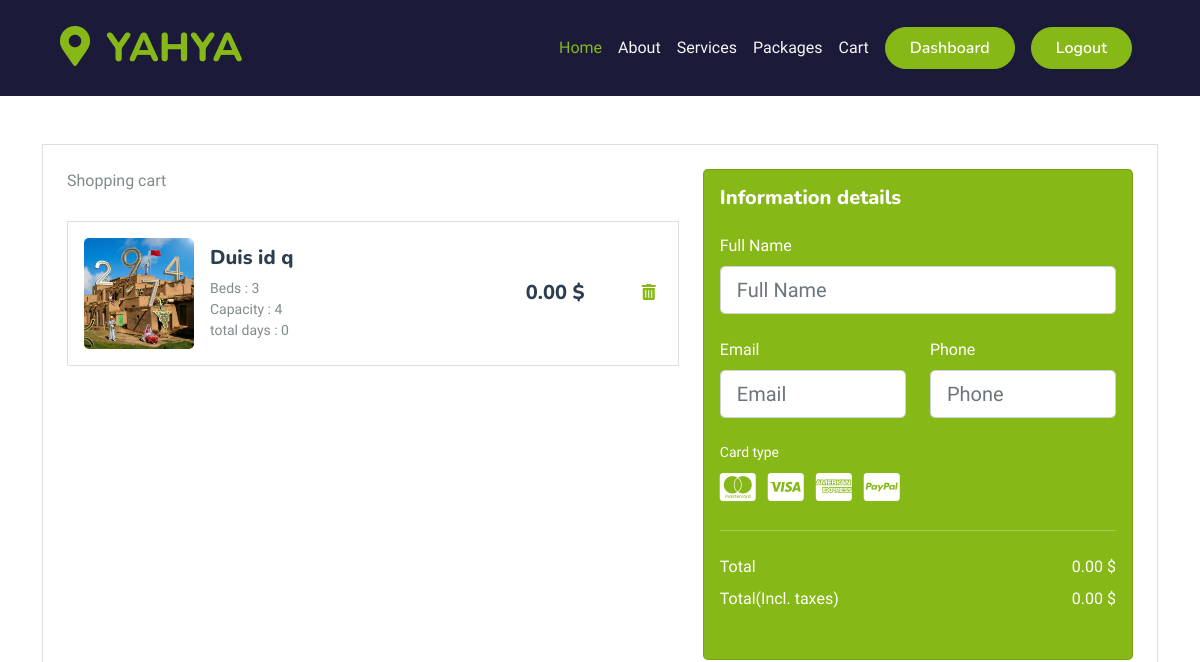
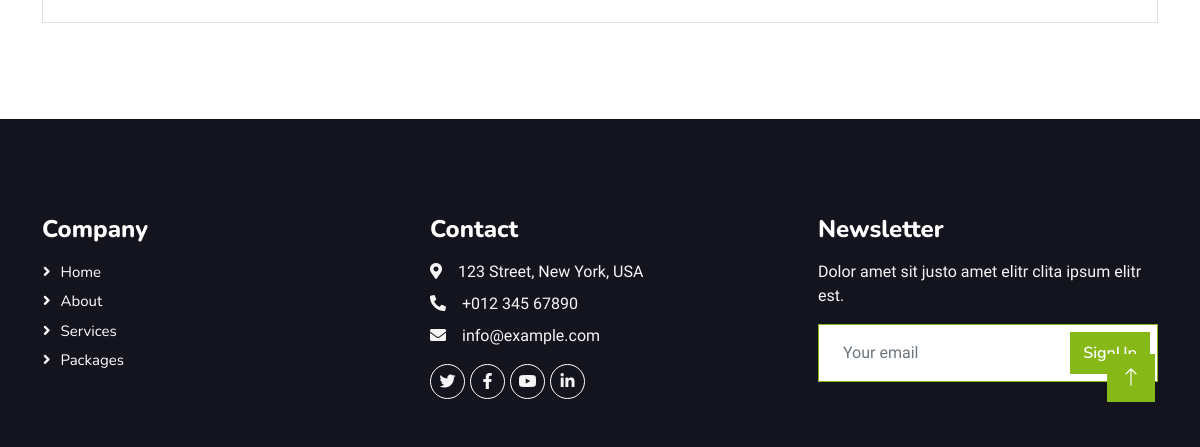
The app's page /checkout/ (signed in), older data (2 pictures, top to bottom).
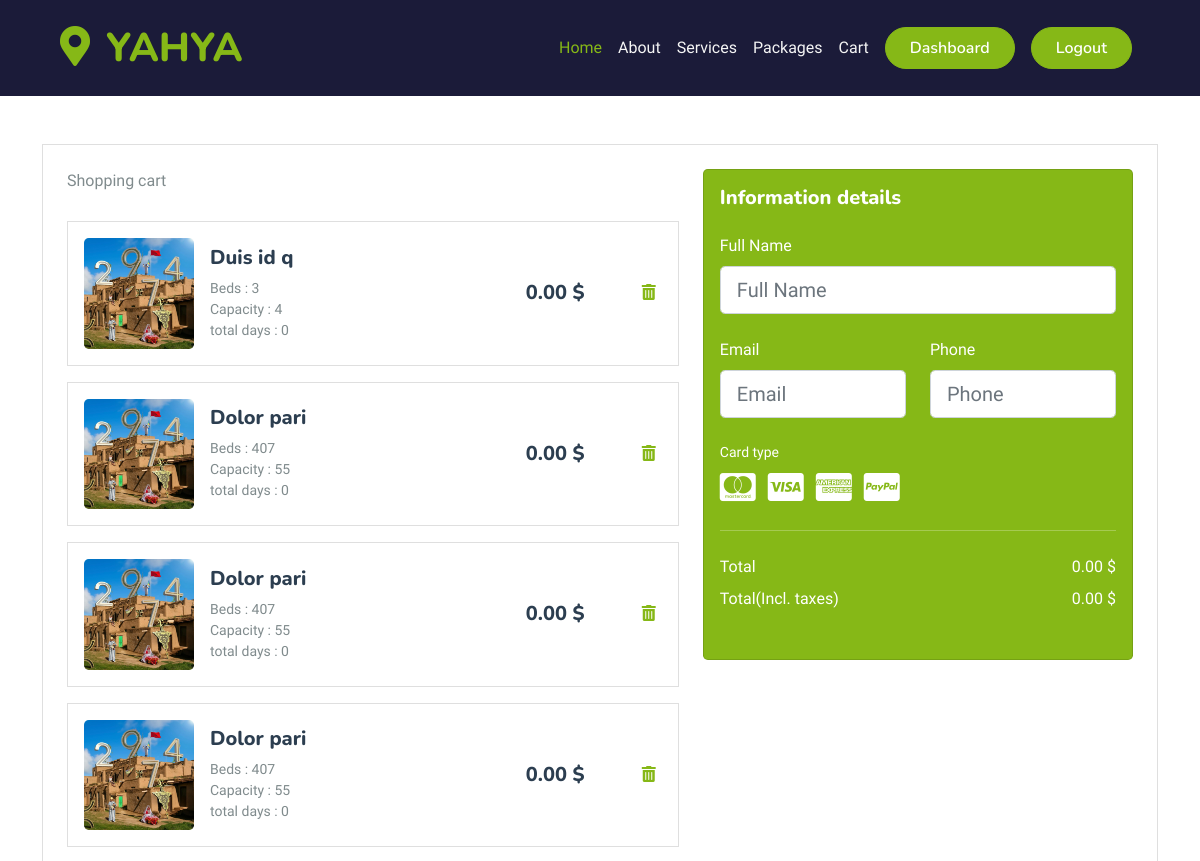
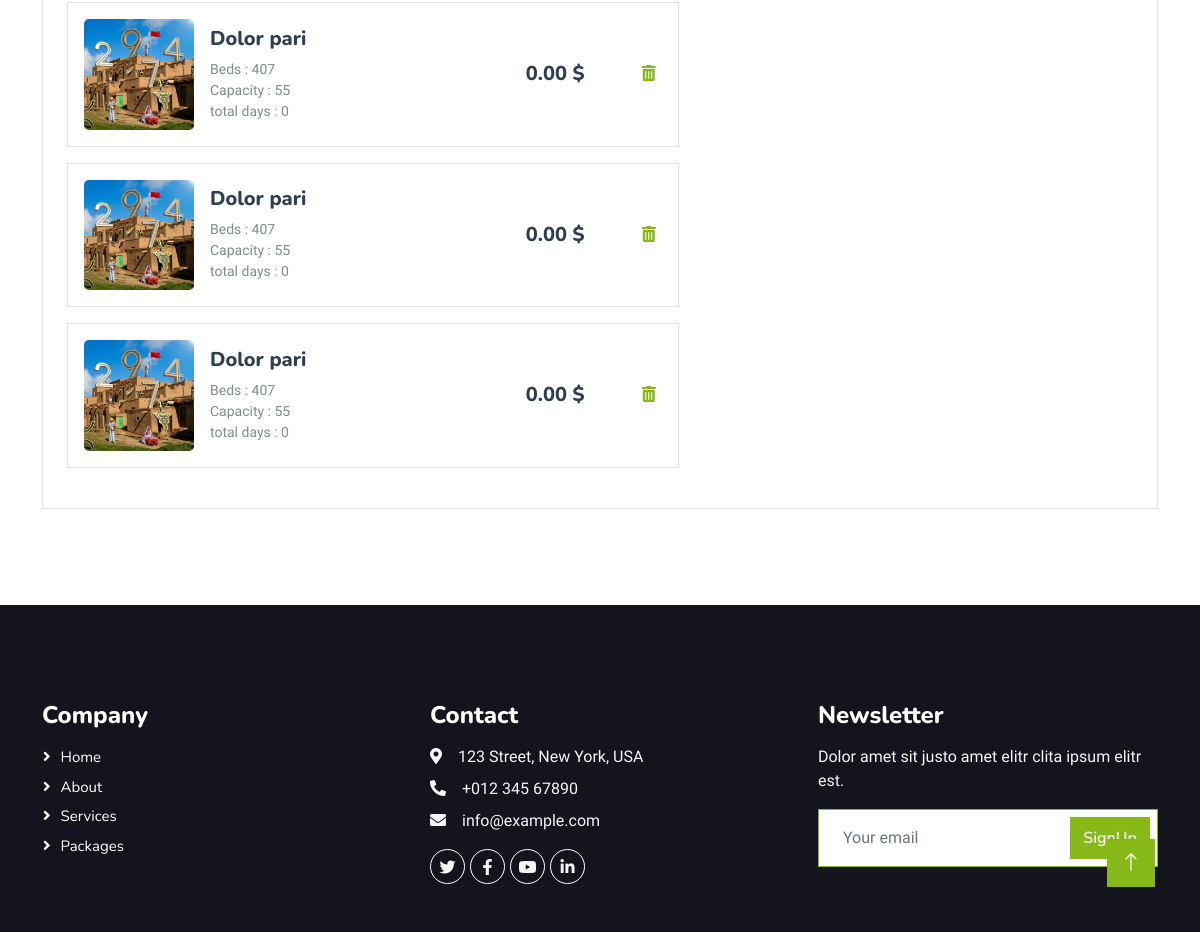
The same page, newer data (2 pictures, top to bottom).
### hotel/models.py (models this page shows, shortened)
class Booking(models.Model):
    user = models.ForeignKey(User, on_delete=models.SET_NULL, null=True, blank=True)
    payment_status = models.CharField(max_length=100, choices=PAYMENT_STATUS ,default='pending')
    full_name = models.CharField(max_length=200,null=True, blank=True)
    email = models. EmailField(max_length=200,null=True, blank=True)
    phone = models.CharField(max_length=200,null=True, blank=True)
    hotel = models.ForeignKey(Hotel, on_delete=models.SET_NULL, null=True, blank=True)
    room_type = models.ForeignKey(RoomType, on_delete=models.SET_NULL, null=True, blank=True)
    room = models.ManyToManyField(Room)
    before_discount = models.DecimalField(max_digits=12, decimal_places=2, default=0.00)
    total = models.DecimalField(max_digits=12, decimal_places=2, default=0.00)
    saved = models.DecimalField(max_digits=12, decimal_places=2, default=0.00)
    check_in_date = models.DateField()
    check_out_date = models.DateField()
    total_days = models.PositiveIntegerField(default=0)
    num_adults = models.PositiveIntegerField(default=0)
    num_children = models.PositiveIntegerField(default=1)
    checked_in = models.BooleanField(default=False)
    checked_out = models.BooleanField(default=False)
    is_active = models.BooleanField(default=False)
    checked_in_tracker = models.BooleanField(default=False)
    checked_out_tracker = models.BooleanField(default=False)
    date = models.DateTimeField (auto_now_add=True)
    stripe_payment_intent = models.CharField(max_length=1000, null=True, blank=True)
    success_id = ShortUUIDField(unique=True, length=10, max_length=20, alphabet="abcdefghijklmnopqrstuvwxyz", null=True, blank=True)
    booking_id = ShortUUIDField(unique=True, length=10, max_length=20, alphabet="abcdefghijklmnopqrstuvwxyz")

class Hotel(models.Model):
    user = models.ForeignKey(User, on_delete=models.SET_NULL, null=True)
    name = models.CharField(max_length=100, null=True)
    description= CKEditor5Field(null=True, blank=True , config_name="extends")
    image = models.FileField(upload_to="hotel_galley")
    address = models.CharField(max_length=200)
    mobile = models.CharField(max_length=200)
    email = models. EmailField(max_length=100)
    status = models.CharField(max_length=20, choices=HOTEL_STATUS, default="Live")
    tags = models.CharField(max_length=200, help_text="Seperate tags with comma")
    views = models.IntegerField(default=0)
    featured = models.BooleanField(default=False)
    hid = ShortUUIDField(unique=True, length=10, max_length=20, alphabet="abcdefghijklmnopqrstuvwxyz")
    slug= models.SlugField (unique=True)
    date = models.DateTimeField(auto_now_add=True)

class RoomType(models.Model):
    hotel = models.ForeignKey(Hotel, on_delete=models.CASCADE)
    type = models.CharField(max_length=10)
    price = models.DecimalField(max_digits=12, decimal_places=2, default=0.00)
    number_of_beds = models.PositiveIntegerField(default=0)
    room_capacity = models.PositiveIntegerField(default=0)
    rtid = ShortUUIDField(unique=True, length=10, max_length=20, alphabet="abcdefghijklmnopqrstuvwxyz")
    slug= models.SlugField(unique=True)
    date= models.DateTimeField(auto_now_add=True)
    class Meta:
        verbose_name_plural = "Room Types"

### hotel/views.py (the view, shortened to what this page needs)
# urls.py: path("checkout/", views.checkout, name="checkout"),
def checkout(request):
    if request.user.is_authenticated:
        try:
            user = request.user
            booking = Booking.objects.filter(user=user,payment_status='pending')
            TOTAL = 0
            for x in booking:
                TOTAL += x.total
            context = {
                "booking": booking,
                "TOTAL": TOTAL,
            }
            return render(request, "hotel/checkout.html", context)
        except Booking.DoesNotExist:
            return render(request, "hotel/checkout.html")  # Or show a custom message/page
    next = request.POST.get('next', '/user/sign-in/')
    return HttpResponseRedirect(next)

### templates/hotel/checkout.html (shortened to what this page needs)
{% extends "base/base.html" %}
{% load static %}
{% block content %}
<section class="h-100 h-custom">
  <div class="container py-5 h-100">
    <div class="row d-flex justify-content-center align-items-center h-100">
      <div class="col">
        <div class="card">
          <div class="card-body p-4">
            <div class="row">
              <div class="col-lg-7">
                <div
                  class="d-flex justify-content-between align-items-center mb-4">
                  <div>
                    <p class="mb-1">Shopping cart</p>
                  </div>
                </div>
                {% for bkRoom in booking %}
                <div class="card mb-3">
                  <div class="card-body">
                    <div class="d-flex justify-content-between">
                      <div class="d-flex flex-row align-items-center">
                        <div>
                          <img
                            src="{{bkRoom.hotel.image.url}}"
                            class="img-fluid rounded-3" alt="Shopping item"
                            style="width: 110px;">
                        </div>
                        <div class="ms-3">
                          <h5>{{ bkRoom.room_type.type }}</h5>
                          <p class="small mb-0">Beds :
                            {{bkRoom.room_type.number_of_beds}}</p>
                          <p class="small mb-0">Capacity :
                            {{bkRoom.room_type.room_capacity}}</p>
                          <p class="small mb-0">total days :
                            {{bkRoom.total_days}}</p>
                        </div>
                      </div>
                      <div class="d-flex flex-row align-items-center">
                        <div style="width: 110px;">
                          <h5 class="mb-0">{{bkRoom.total}} $</h5>
                        </div>
                        <form method="POST"
                          action="{% url 'hotel:deleteFromcheckout' bkRoom.id %}">
                          <button style="background: transparent; border: none;" type="submit"><i
                              class="fas fa-trash-alt" style="color: #86B817;"></i></button>
                        </form>
                      </div>
                    </div>
                  </div>
                </div>
                {% endfor %}
              </div>
              <div class="col-lg-5">
                <div class="card bg-primary text-white rounded-3">
                  <div class="card-body">
                    <div
                      class="d-flex justify-content-between align-items-center mb-4">
                      <h5 class="mb-0 text-white">Information details</h5>
                    </div>
                    <form class="mt-4" method="get">
                      <div data-mdb-input-init
                        class="form-outline form-white mb-4">
                        <label class="form-label" for="typeName">Full Name</label>
                        <input type="text" id="fullname" name="fullname"
                          class="form-control form-control-lg"
                          placeholder="Full Name" maxlength="200" />
                      </div>
                      <div class="row mb-4">
                        <div class="col-md-6">
                          <div data-mdb-input-init
                            class="form-outline form-white">
                            <label class="form-label" for="typeExp">Email</label>
                            <input type="email" id="email" name="email"
                              class="form-control form-control-lg"
                              placeholder="Email" id="exp"
                              minlength="5" maxlength="200" />
                          </div>
                        </div>
                        <div class="col-md-6">
                          <div data-mdb-input-init
                            class="form-outline form-white">
                            <label class="form-label" for="typeText">Phone</label>
                            <input type="text" id="phone" name="phone"
                              class="form-control form-control-lg"
                              placeholder="Phone"
                              maxlength="200" />
                          </div>
                        </div>
                      </div>
                      <div>
                        <p class="small mb-2">Card type</p>
                        <a href="#!" type="submit" class="text-white"><i
                            class="fab fa-cc-mastercard fa-2x me-2"></i></a>
                        <a href="#!" type="submit" class="text-white"><i
                            class="fab fa-cc-visa fa-2x me-2"></i></a>
                        <a href="#!" type="submit" class="text-white"><i
                            class="fab fa-cc-amex fa-2x me-2"></i></a>
                        <a href="#!" type="submit" class="text-white"><i
                            class="fab fa-cc-paypal fa-2x"></i></a>
                      </div>
                      <hr class="my-4">
                      <div class="d-flex justify-content-between">
                        <p class="mb-2">Total</p>
                        <p class="mb-2">{{TOTAL}} $</p>
                      </div>
                      <div class="d-flex justify-content-between mb-4">
                        <p class="mb-2">Total(Incl. taxes)</p>
                        <p class="mb-2">{{TOTAL}} $</p>
                      </div>
                      </form>
                    </div>
                  </div>
                </div>
              </div>
            </div>
          </div>
        </div>
      </div>
    </div>
</section>
{% endblock %}

### templates/base/base.html (shortened to what this page needs)
{% load static %}
<!DOCTYPE html>
<html lang="en">
    {% include "./header.html" %}
    <body >
        {% include "./navbar.html" %}
        {% block content %}
        {% endblock %}
        {% include "./footer.html" %}
        <a href="#" class="btn btn-lg btn-primary btn-lg-square back-to-top"><i
                class="bi bi-arrow-up"></i></a>
    </body>
</html>

### templates/base/header.html (shortened to what this page needs)
{% load static %}
<head>
    <link
        href="https://cdnjs.cloudflare.com/ajax/libs/font-awesome/5.10.0/css/all.min.css"
        rel="stylesheet">
    <link
        href="https://cdn.jsdelivr.net/npm/bootstrap-icons@1.4.1/font/bootstrap-icons.css"
        rel="stylesheet">
    <link href="{% static 'lib/animate/animate.min.css' %}" rel="stylesheet">
    <link href="{% static 'lib/owlcarousel/assets/owl.carousel.min.css' %}"
        rel="stylesheet">
    <link
        href="{% static 'lib/tempusdominus/css/tempusdominus-bootstrap-4.min.css' %}"
        rel="stylesheet" />
    <link href="{% static 'css/bootstrap.min.css' %}" rel="stylesheet">
    <link href="{% static 'css/style.css' %}" rel="stylesheet">
</head>

### templates/base/navbar.html (shortened to what this page needs)
{% load static %}
<div class="container-fluid position-relative py-4 "
    style="background-color: #1B1B39;" >
    <nav style='font-family: "Heebo", sans-serif;'
        class="navbar navbar-expand-lg text-light px-4 px-lg-5 py-3 py-lg-0">
        <a href="{% url 'hotel:index' %}" class="navbar-brand p-0">
            <h1 class="text-primary m-0"><i
                    class="fa fa-map-marker-alt me-3"></i>YAHYA</h1>
        </a>
        <div class="collapse navbar-collapse" id="navbarCollapse">
            <div class="navbar-nav ms-auto py-0 ">
                <a href="/" class="nav-item nav-link active">Home</a>
                <a href="#about" class="nav-item nav-link text-light">About</a>
                <a href="#Services" class="nav-item nav-link text-light ">Services</a>
                <a href="#bookings" class="nav-item nav-link text-light">Packages</a>
                <a href="{% url 'hotel:checkout' %}" class="nav-item nav-link text-light">Cart</a>
            </div>
            {% if user.is_authenticated %}
                <a href="{% url 'user_dashboard:dashboard' %}" class="btn btn-primary rounded-pill mx-2 py-2 px-4">Dashboard</a>
                <a href="{% url 'userauths:sign-out' %}" class="btn btn-primary rounded-pill mx-2 py-2 px-4">Logout</a>
            {% else %}
                <a href="{% url 'userauths:sign-in' %}" class="btn btn-primary rounded-pill mx-2 py-2 px-4">Login</a>
                <a href="{% url 'userauths:sign-up' %}" class="btn btn-primary rounded-pill mx-2 py-2 px-4">Register</a>
            {% endif%}
        </div>
    </nav>
</div>

### templates/base/footer.html
{% load static %}
<div
    class="container-fluid bg-dark text-light footer pt-5 mt-5 wow fadeIn"
    data-wow-delay="0.1s">
    <div class="container py-5">
        <div class="row g-5">
            <div class="col-lg-4 col-md-6">
                <h4 class="text-white mb-3">Company</h4>
                <a href="/" class="btn btn-link">Home</a>
                <a href="#about" class="btn btn-link">About</a>
                <a href="#Services" class="btn btn-link ">Services</a>
                <a href="#bookings" class="btn btn-link">Packages</a>
            </div>
            <div class="col-lg-4 col-md-6">
                <h4 class="text-white mb-3">Contact</h4>
                <p class="mb-2"><i class="fa fa-map-marker-alt me-3"></i>123
                    Street, New York, USA</p>
                <p class="mb-2"><i class="fa fa-phone-alt me-3"></i>+012
                    345 67890</p>
                <p class="mb-2"><i class="fa fa-envelope me-3"></i>info@example.com</p>
                <div class="d-flex pt-2">
                    <a class="btn btn-outline-light btn-social" href><i
                            class="fab fa-twitter"></i></a>
                    <a class="btn btn-outline-light btn-social" href><i
                            class="fab fa-facebook-f"></i></a>
                    <a class="btn btn-outline-light btn-social" href><i
                            class="fab fa-youtube"></i></a>
                    <a class="btn btn-outline-light btn-social" href><i
                            class="fab fa-linkedin-in"></i></a>
                </div>
            </div>
            <div class="col-lg-4 col-md-6">
                <h4 class="text-white mb-3">Newsletter</h4>
                <p>Dolor amet sit justo amet elitr clita ipsum elitr
                    est.</p>
                <div class="position-relative mx-auto"
                    style="max-width: 400px;">
                    <input
                        class="form-control border-primary w-100 py-3 ps-4 pe-5"
                        type="text" placeholder="Your email">
                    <button type="button"
                        class="btn btn-primary py-2 position-absolute top-0 end-0 mt-2 me-2">SignUp</button>
                </div>
            </div>
        </div>
    </div>
</div>

### static/css/style.css (style rules this page uses)
:root { --primary: #86B817; --secondary: #FE8800; --light: #F5F5F5; --dark: #14141F; }
.back-to-top { position: fixed; display: none; right: 45px; bottom: 45px; z-index: 99; }
.btn { font-family: 'Nunito', sans-serif; font-weight: 600; transition: .5s; }
.btn.btn-primary, .btn.btn-secondary { color: #FFFFFF; }
.btn-lg-square { width: 48px; height: 48px; }
.btn-square, .btn-sm-square, .btn-lg-square { padding: 0; display: flex; align-items: center; justify-content: center; font-weight: normal; border-radius: 0px; }
.footer .btn.btn-social { margin-right: 5px; width: 35px; height: 35px; display: flex; align-items: center; justify-content: center; color: var(--light); font-weight: normal; border: 1px solid #FFFFFF; border-radius: 35px; transition: .3s; }
.footer .btn.btn-link { display: block; margin-bottom: 5px; padding: 0; text-align: left; color: #FFFFFF; font-size: 15px; font-weight: normal; text-transform: capitalize; transition: .3s; }
.footer .btn.btn-link::before { position: relative; content: "\f105"; font-family: "Font Awesome 5 Free"; font-weight: 900; margin-right: 10px; }

Row changes from the older to the newer data that the page shows:
added Booking: hotel.image (picture), room_type.type "Dolor pari", room_type.number_of_beds "407", room_type.room_capacity "55", total_days "0", total "0.00"
added Booking: hotel.image (picture), room_type.type "Dolor pari", room_type.number_of_beds "407", room_type.room_capacity "55", total_days "0", total "0.00"
added Booking: hotel.image (picture), room_type.type "Dolor pari", room_type.number_of_beds "407", room_type.room_capacity "55", total_days "0", total "0.00"
added Booking: hotel.image (picture), room_type.type "Dolor pari", room_type.number_of_beds "407", room_type.room_capacity "55", total_days "0", total "0.00"
added Booking: hotel.image (picture), room_type.type "Dolor pari", room_type.number_of_beds "407", room_type.room_capacity "55", total_days "0", total "0.00"
added Booking: hotel.image (picture), room_type.type "Dolor pari", room_type.number_of_beds "407", room_type.room_capacity "55", total_days "0", total "0.00"
